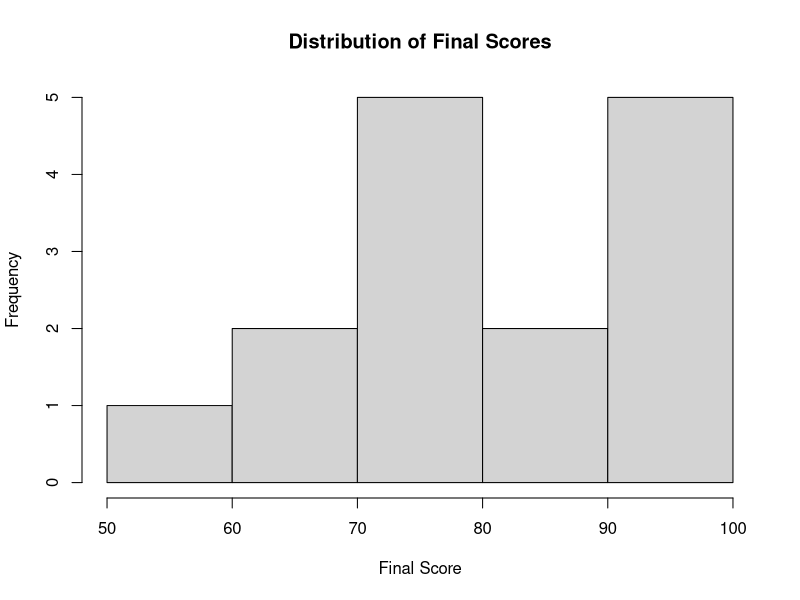
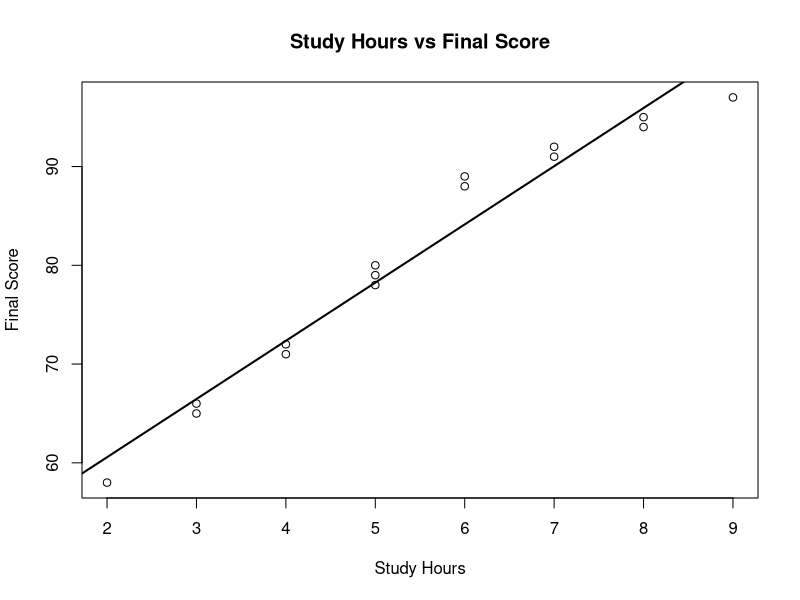
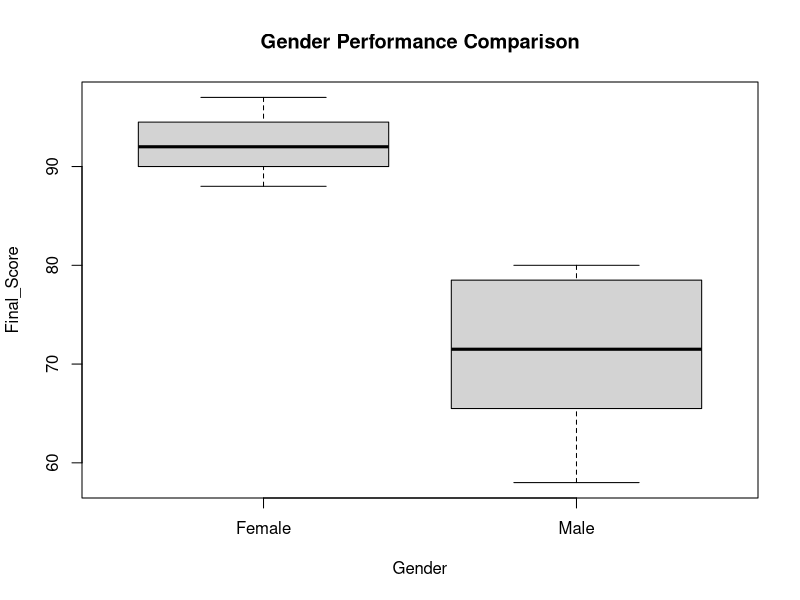
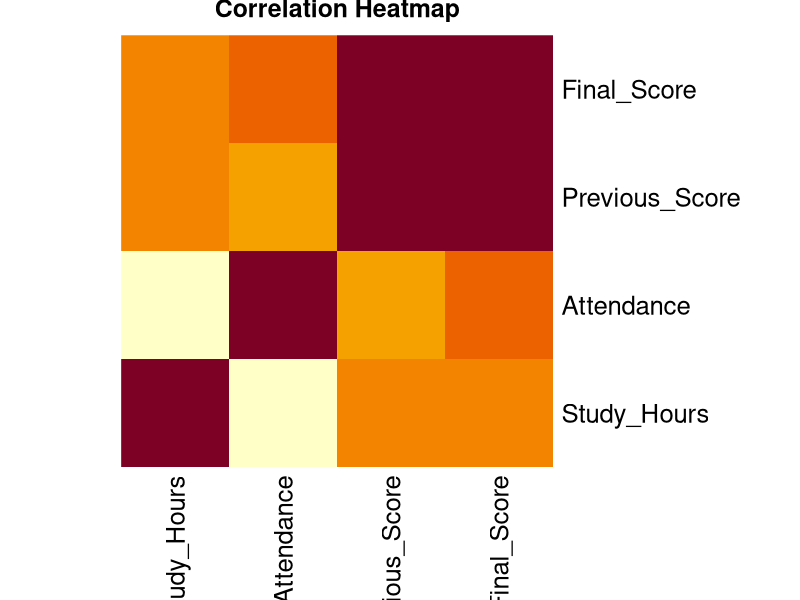

Here is the R script that generated these plots, in order:
# Load Dataset
student_data <- read.csv("projects/Student_Performance_Analysis/dataset.csv")

# View Dataset
head(student_data)

# Structure
str(student_data)

# Summary Statistics
summary(student_data)

# Mean Final Score
cat("Average Final Score:",
    mean(student_data$Final_Score),
    "\n")

# Median Final Score
cat("Median Final Score:",
    median(student_data$Final_Score),
    "\n")

# Standard Deviation
cat("SD:",
    sd(student_data$Final_Score),
    "\n")

# Correlation Analysis
correlation <- cor(
  student_data[,c("Study_Hours",
                  "Attendance",
                  "Previous_Score",
                  "Final_Score")]
)

print(correlation)

# Linear Regression
model <- lm(Final_Score ~ Study_Hours +
              Attendance +
              Previous_Score,
            data = student_data)

summary(model)

# Prediction Example
new_student <- data.frame(
  Study_Hours=7,
  Attendance=95,
  Previous_Score=85
)

predict(model,new_student)

# ------------------
# Chart 1 : Score Distribution
# ------------------

# Create Histogram Image

png("projects/Student_Performance_Analysis/charts/score_distribution.png")

hist(student_data$Final_Score,
     main = "Distribution of Final Scores",
     xlab = "Final Score")

dev.off()


# ------------------
# Chart 2 : Study Hours vs Final Score
# ------------------


png("projects/Student_Performance_Analysis/charts/studyhours_vs_score.png")

plot(student_data$Study_Hours,
     student_data$Final_Score,
     main="Study Hours vs Final Score",
     xlab="Study Hours",
     ylab="Final Score")

abline(
  lm(Final_Score ~ Study_Hours,
     data=student_data),
  lwd=2
)

dev.off()


# ------------------
# Chart 3 : Gender Performance
# ------------------

png("projects/Student_Performance_Analysis/charts/gender_performance.png")

boxplot(
  Final_Score ~ Gender,
  data=student_data,
  main="Gender Performance Comparison"
)

dev.off()


# ------------------
# Chart 4 : Correlation Heatmap
# ------------------


numeric_data <- student_data[, c(
  "Study_Hours",
  "Attendance",
  "Previous_Score",
  "Final_Score"
)]

corr_matrix <- cor(numeric_data)

# Save High Quality Heatmap

png(
  "projects/Student_Performance_Analysis/charts/correlation_heatmap.png",
  width = 1200,
  height = 1000,
  res = 150
)

heatmap(
  corr_matrix,
  Rowv = NA,
  Colv = NA,
  scale = "none",
  margins = c(8,8),
  main = "Correlation Heatmap"
)

dev.off()
